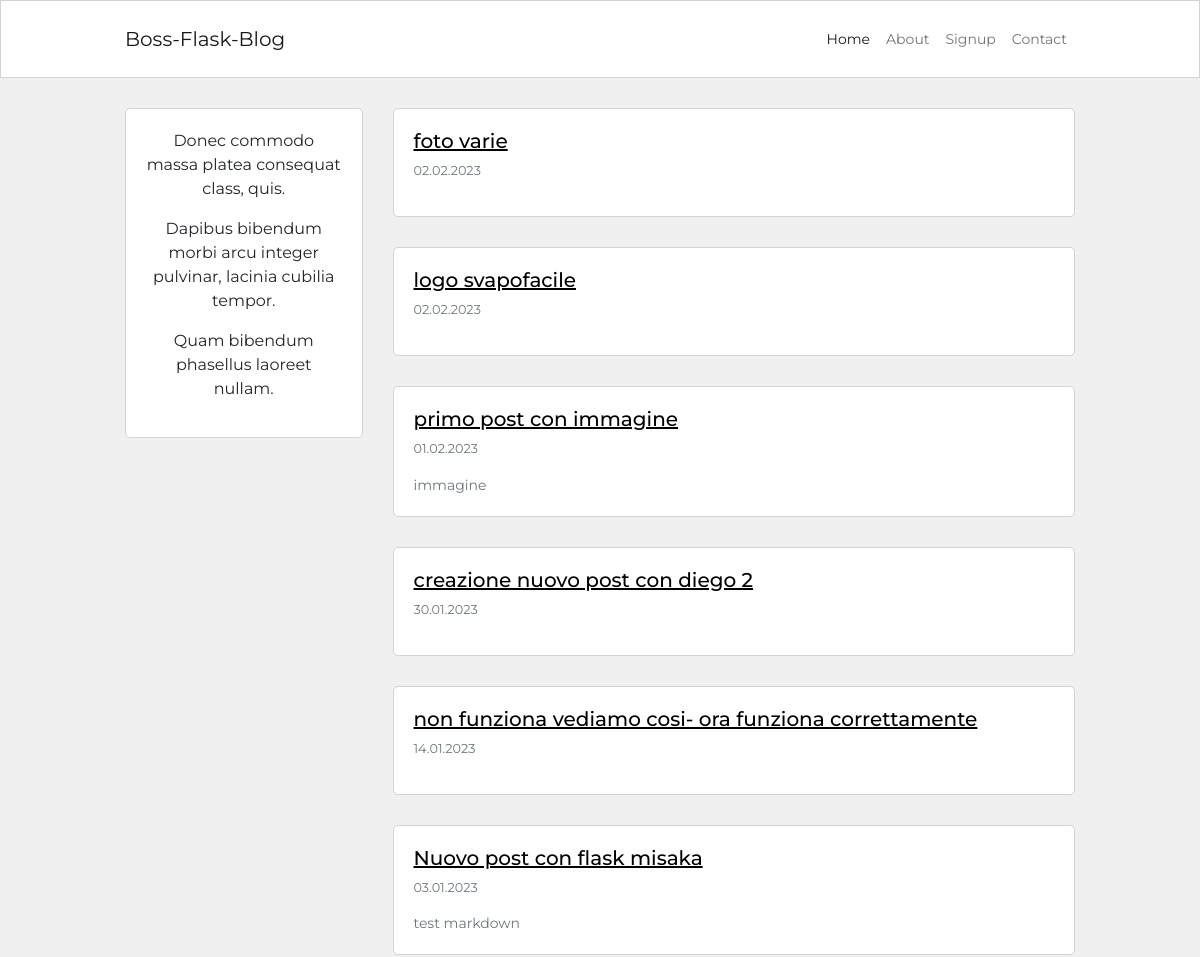
Before: / (upper part) with the older database file.
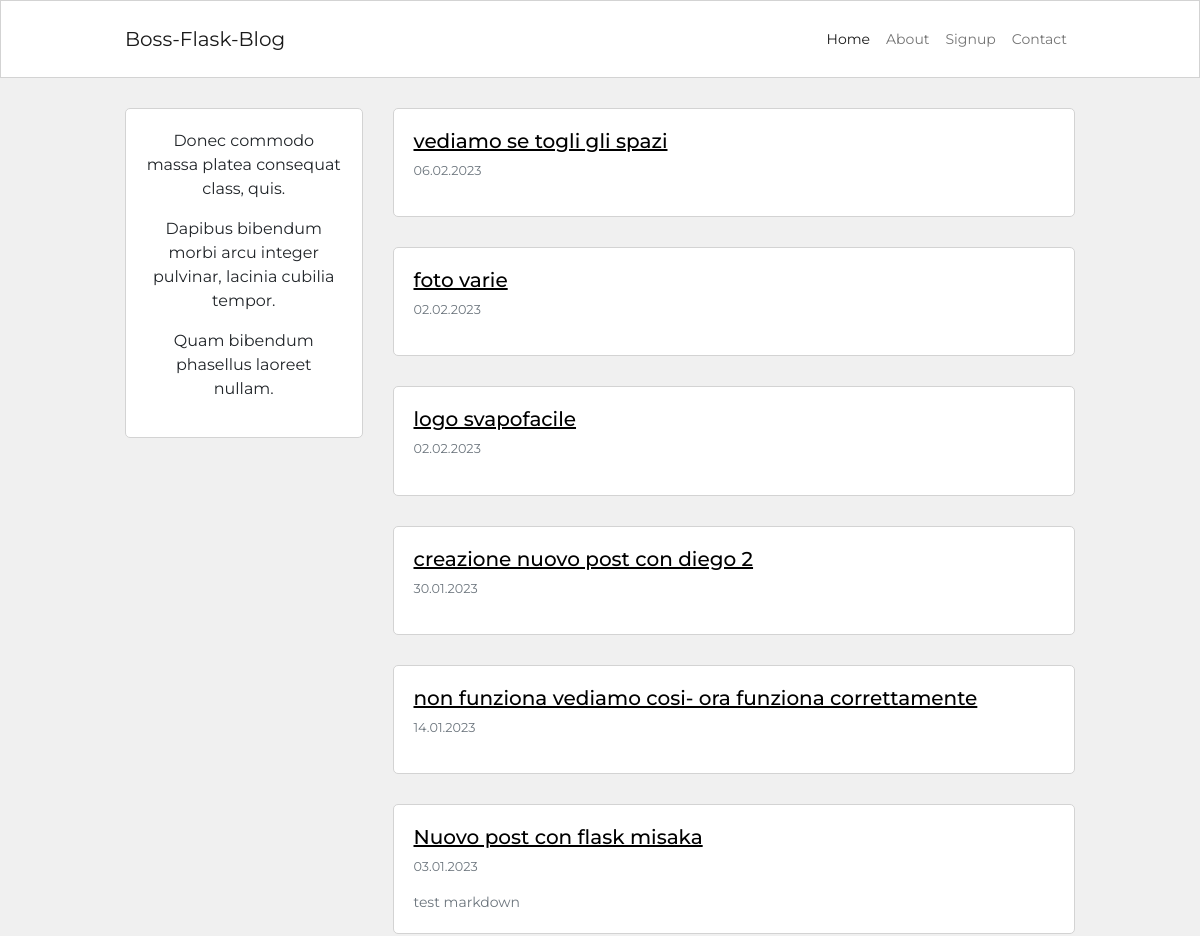
After: the same page with the newer database file.
### blog/models.py (models this page shows, shortened)
class Post(db.Model):
  id = db.Column(db.Integer, primary_key=True)
  user_id = db.Column(db.Integer, db.ForeignKey('user.id'), nullable=False)
  created_at = db.Column(db.DateTime, default=datetime.now)
  title = db.Column(db.String(120), nullable=False)
  description = db.Column(db.String(240))
  body = db.Column(db.Text(), nullable=False)
  slug = db.Column(db.String(250))
  image = db.Column(db.String(120))

### blog/routes.py (the view)
@app.route("/")
def homepage():
    posts = Post.query.order_by(Post.created_at.desc()).all()
    return render_template("homepage.html", posts=posts)

### blog/templates/homepage.html (shortened to what this page needs)
{% extends 'base.html' %}.
{% block content%}
<div class="container content-container">
  <div class="row g-0">
    <div class="col-md-9 order-md-2">
      {% for post in posts %}
      <div class="single-post-home">
          <h5>
            <a class="custom-link" href="{{ url_for('post_detail', post_slug=post.slug) }}">
              {{ post.title }}
            </a>
          </h5>
          {% if post.created_at %}
          <p class="p-small-two text-muted">
            {{ post.created_at.strftime("%d.%m.%Y") }}
          </p>
          {% endif %}
          {% if post.description %}
          <p class="p-small-one text-muted mb-0">
            {{ post.description }}
          </p>
          {% endif %}
      </div>
      {% endfor %}
    </div>
    <div class="col-md-3 order-md-1">
      {% include 'about_me_snippet.html' %}
    </div>
  </div>
</div>
{% endblock %}

### blog/templates/base.html (shortened to what this page needs)
<!DOCTYPE html>
<html lang="en">
<head>
  <link href="https://cdn.jsdelivr.net/npm/bootstrap@5.2.3/dist/css/bootstrap.min.css" rel="stylesheet">
  <link rel="stylesheet" href="{{ url_for('static', filename='blog.css') }}">
</head>
<body>
  <nav class="navbar navbar-expand-lg navbar-bg-white">
    <div class="container navbar-container">
      <a class="navbar-brand" href="#">Boss-Flask-Blog</a>
      <div class="collapse navbar-collapse" id="navbarSupportedContent">
        <div class="navbar-nav ms-auto">
          <a class="nav-item nav-link active" aria-current="page" href="{{ url_for('homepage') }}">Home</a>
          <a class="nav-item nav-link" href="{{ url_for('about') }}">About</a>
          <a class="nav-item nav-link" href="{{ url_for('Signup') }}">Signup</a>
          <a class="nav-item nav-link" href="#">Contact</a>
        </div>
      </div>
    </div>
  </nav>
  {% block content%}
  {% endblock %}
</body>
</html>

### blog/templates/about_me_snippet.html
<div class="about-snippet-block text-center">
  {{ lipsum(n=3, min=5, max=10) }}
</div>

### blog/static/blog.css (style rules this page uses)
html, body { font-family: 'Montserrat', sans-serif; background-color: #f0f0f0; }
.navbar-bg-white { background-color: #fff; border: 1px solid #d3d3d3; }
.navbar-container { max-width: 950px; font-size: 0.875rem; padding: 10px 0px 10px 0px; }
.content-container { max-width: 950px; margin-top: 30px; margin-bottom: 30px; padding: 0px; }
.about-snippet-block { background-color: #fff; border: 1px solid #d3d3d3; border-radius: 5px; padding: 20px; }
.single-post-home { background-color: #fff; border: 1px solid #d3d3d3; border-radius: 5px; padding: 20px; margin-bottom: 30px; }
.p-small-one { font-size: 0.875rem; }
.p-small-two { font-size: 0.800rem; }
.custom-link { color: #000 }
@media (min-width:768px) { .single-post-home { margin-left: 30px; } }

Changed rows visible on the page:
removed Post: title "primo post con immagine", created_at "01.02.2023", description "immagine"
added Post: title "vediamo se togli gli spazi", created_at "06.02.2023"
